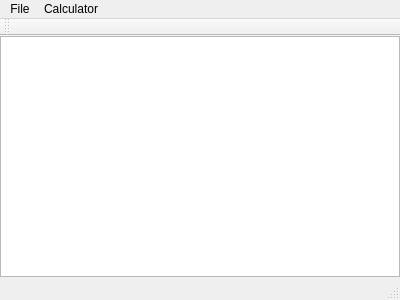
<?xml version="1.0" encoding="UTF-8"?>
<ui version="4.0">
 <class>CalcLog</class>
 <widget class="QMainWindow" name="CalcLog">
  <property name="geometry">
   <rect>
    <x>0</x>
    <y>0</y>
    <width>400</width>
    <height>300</height>
   </rect>
  </property>
  <property name="windowTitle">
   <string>Caculator log</string>
  </property>
  <widget class="QWidget" name="centralWidget">
   <widget class="QTextEdit" name="calcLog">
    <property name="geometry">
     <rect>
      <x>0</x>
      <y>0</y>
      <width>400</width>
      <height>241</height>
     </rect>
    </property>
    <property name="readOnly">
     <bool>true</bool>
    </property>
   </widget>
  </widget>
  <widget class="QMenuBar" name="menuBar">
   <property name="geometry">
    <rect>
     <x>0</x>
     <y>0</y>
     <width>400</width>
     <height>25</height>
    </rect>
   </property>
   <widget class="QMenu" name="menuFile">
    <property name="title">
     <string>File</string>
    </property>
    <addaction name="openFileAction"/>
    <addaction name="saveCurrentFileAction"/>
    <addaction name="saveFileAction"/>
    <addaction name="revertFileAction"/>
   </widget>
   <widget class="QMenu" name="menuCalculator">
    <property name="title">
     <string>Calculator</string>
    </property>
    <addaction name="showCalcAction"/>
   </widget>
   <addaction name="menuFile"/>
   <addaction name="menuCalculator"/>
  </widget>
  <widget class="QToolBar" name="mainToolBar">
   <attribute name="toolBarArea">
    <enum>TopToolBarArea</enum>
   </attribute>
   <attribute name="toolBarBreak">
    <bool>false</bool>
   </attribute>
  </widget>
  <widget class="QStatusBar" name="statusBar"/>
  <action name="openFileAction">
   <property name="text">
    <string>Open</string>
   </property>
  </action>
  <action name="saveCurrentFileAction">
   <property name="text">
    <string>Save</string>
   </property>
  </action>
  <action name="saveFileAction">
   <property name="text">
    <string>Save as</string>
   </property>
  </action>
  <action name="revertFileAction">
   <property name="text">
    <string>Revert</string>
   </property>
  </action>
  <action name="showCalcAction">
   <property name="checkable">
    <bool>true</bool>
   </property>
   <property name="text">
    <string>Calculator</string>
   </property>
   <property name="toolTip">
    <string>Show/hide calculator</string>
   </property>
  </action>
 </widget>
 <layoutdefault spacing="6" margin="11"/>
 <resources/>
 <connections/>
</ui>
